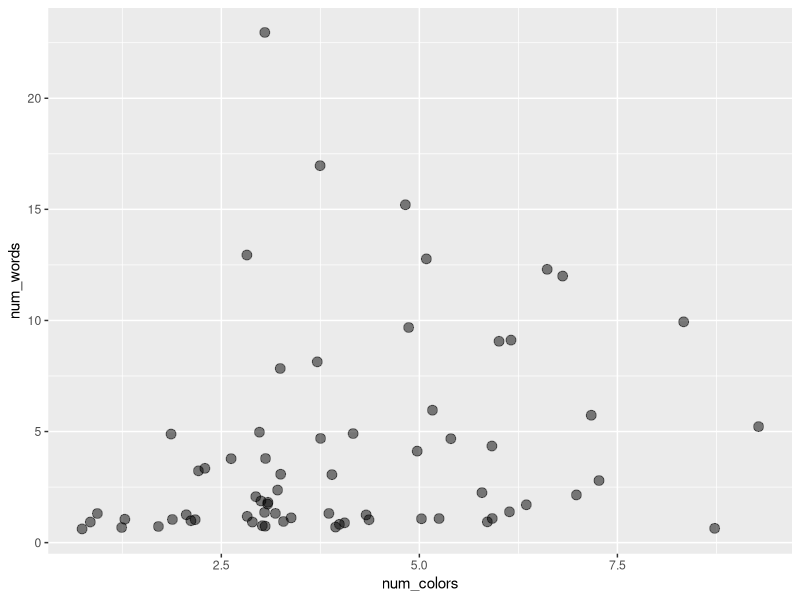
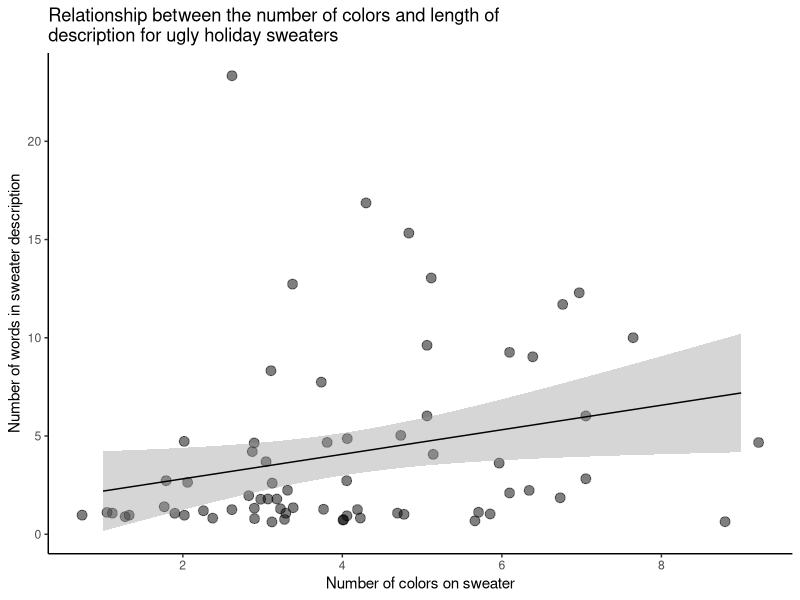

The R source for these figures, in order:

##~~~~~~~~~~~~~~~~~~~~~~~~~~~~~~~~~~~~~~~~~~~~~~~~~~~~~~~~~~~~~~~~~~~~~~~~~~~~~~
##~~~~~~~~~~~~~~~~~~~~~~~~~~~~~~~~~~~~~~~~~~~~~~~~~~~~~~~~~~~~~~~~~~~~~~~~~~~~~~
##                                                                            ~~
##                        STEP 1: LOAD PACKAGES & DATA                      ----
##                                                                            ~~
##~~~~~~~~~~~~~~~~~~~~~~~~~~~~~~~~~~~~~~~~~~~~~~~~~~~~~~~~~~~~~~~~~~~~~~~~~~~~~~
##~~~~~~~~~~~~~~~~~~~~~~~~~~~~~~~~~~~~~~~~~~~~~~~~~~~~~~~~~~~~~~~~~~~~~~~~~~~~~~

#..........................load packages.........................

library(tidyverse)

#..........................read in data..........................

sweaters <- read_csv(here::here("ugly_sweaters.csv")) %>% 
  dplyr::filter(hs_tf == "Yes") # filter data for those that actually have a sweater


##~~~~~~~~~~~~~~~~~~~~~~~~~~~~~~~~~~~~~~~~~~~~~~~~~~~~~~~~~~~~~~~~~~~~~~~~~~~~~~
##~~~~~~~~~~~~~~~~~~~~~~~~~~~~~~~~~~~~~~~~~~~~~~~~~~~~~~~~~~~~~~~~~~~~~~~~~~~~~~
##                                                                            ~~
##                        STEP 2: WRANGLE/PROCESS DATA                      ----
##                                                                            ~~
##~~~~~~~~~~~~~~~~~~~~~~~~~~~~~~~~~~~~~~~~~~~~~~~~~~~~~~~~~~~~~~~~~~~~~~~~~~~~~~
##~~~~~~~~~~~~~~~~~~~~~~~~~~~~~~~~~~~~~~~~~~~~~~~~~~~~~~~~~~~~~~~~~~~~~~~~~~~~~~

#.....................wrangle sweater colors.....................
# 1) tidy colors (1 color per row)
# 2) group by sweater ID
# 3) calculate how many colors each sweater has on it
#................................................................

tidy_colors <- sweaters %>% 
  tidyr::separate_rows(colors, sep = c(", ")) %>% 
  tidyr::separate_rows(colors, sep = c(" and ")) %>% 
  dplyr::group_by(sweater) %>% 
  dplyr::summarize(num_colors = length(sweater))

#..................wrangle sweater descriptions..................
# 1) tidy colors (1 word per row)
# 2) group by sweater ID
# 3) calculate how many colors each sweater has on it
# ................................................................

tidy_descriptions <- sweaters %>% 
  tidyr::separate_rows(image_desc, sep = c(" ")) %>% 
  dplyr::group_by(sweater) %>% 
  dplyr::summarize(num_words = length(sweater))

#........................join data frames.........................

tidy_counts <- dplyr::full_join(tidy_descriptions, tidy_colors)

##~~~~~~~~~~~~~~~~~~~~~~~~~~~~~~~~~~~~~~~~~~~~~~~~~~~~~~~~~~~~~~~~~~~~~~~~~~~~~~
##~~~~~~~~~~~~~~~~~~~~~~~~~~~~~~~~~~~~~~~~~~~~~~~~~~~~~~~~~~~~~~~~~~~~~~~~~~~~~~
##                                                                            ~~
##                           STEP 3: VISUALIZE DATA                         ----
##                                                                            ~~
##~~~~~~~~~~~~~~~~~~~~~~~~~~~~~~~~~~~~~~~~~~~~~~~~~~~~~~~~~~~~~~~~~~~~~~~~~~~~~~
##~~~~~~~~~~~~~~~~~~~~~~~~~~~~~~~~~~~~~~~~~~~~~~~~~~~~~~~~~~~~~~~~~~~~~~~~~~~~~~

#....................create basic scatterplot....................

simple_plot <- ggplot(tidy_counts, aes(x = num_colors, y = num_words)) +
  geom_jitter(size = 3, alpha = 0.5) 

simple_plot

#..............create slightly fancier scatterplot...............

fancy_plot <- ggplot(tidy_counts, aes(x = num_colors, y = num_words)) +
  geom_jitter(size = 3, alpha = 0.5) +
  scale_x_continuous(breaks = seq(from = 2, to = 8, by = 2)) +
  geom_smooth(method = lm, se = TRUE, size = 0.5, color = "black") +
  labs(x = "Number of colors on sweater", 
       y = "Number of words in sweater description",
       title = str_wrap("Relationship between the number of colors and length of description for ugly holiday sweaters", 60)) +
  theme_classic()

fancy_plot

# ggsave("Rplot.png", plot = finalized_plot, width = 6, height = 6)














# tidy_colors <- sweaters %>% 
#   
#   # 1) filter for people that have holiday sweaters
#   dplyr::filter(hs_tf == "Yes") %>% 
#   
#   # 2) convert all character strings in the 'color' column to lowercase
#   dplyr::mutate(colors = str_to_lower(colors)) %>% 
#   
#   # 3) tidy colors (one color per row)
#   tidyr::separate_rows(colors, sep = c(", ")) %>% 
#   tidyr::separate_rows(colors, sep = c(" and ")) %>% 
#   
#   # 4) clean messy color names
#   dplyr::mutate(colors_clean = colors,
#                 colors_clean = str_replace(colors_clean, "good", "gold"),
#                 colors_clean = str_replace(colors_clean, "terrifyingly bright pink", "pink")) %>% 
#   
#   # 5) group by sweater entry
#   dplry::group_by(sweater)


# ggplot(tidy_colors, aes(x = sweater, y = colors_clean)) +
#   geom_point() +
#   theme_classic() +
#   theme(
#     axis.text.x = element_text(angle = 90, vjust = 0.5, hjust = 1)
#   )



                
